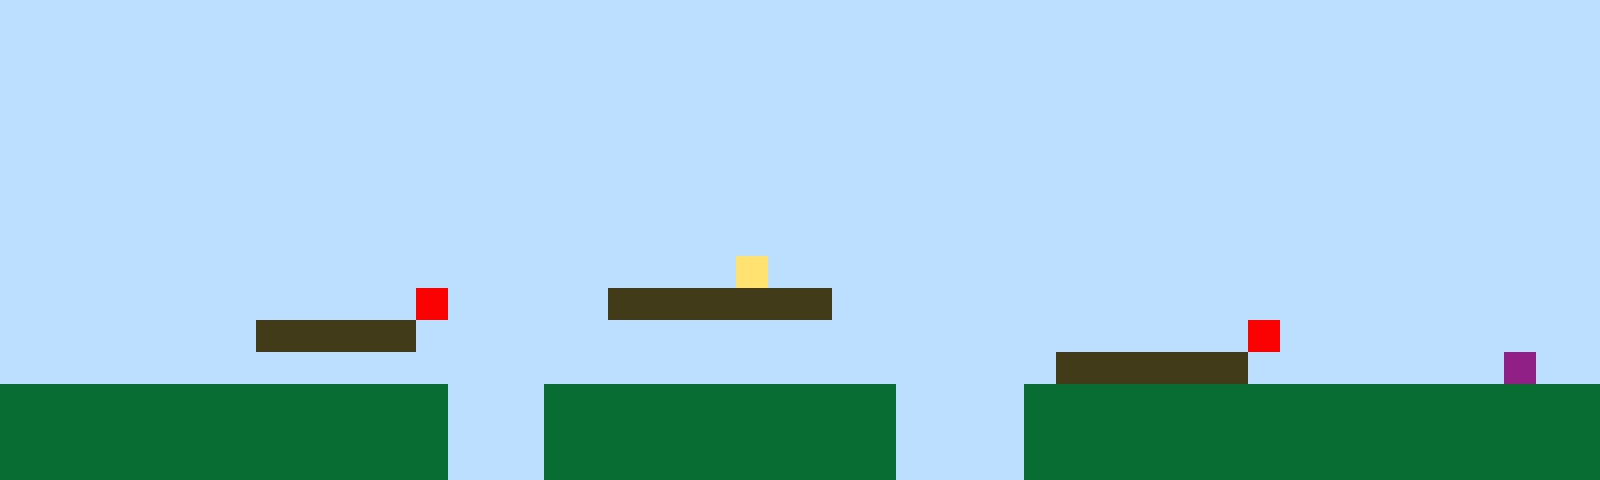

The image is a tile-based game level rendered from a .tmx file. Its description and complete source (layers, tilesets, objects, tile grids) follow:
An orthogonal 50x15 tile map with 32x32 px tiles, 1 tile layer (Tile Layer 1).

<map version="1.10" tiledversion="1.11.2" orientation="orthogonal" renderorder="right-up" width="50" height="15" tilewidth="32" tileheight="32" infinite="0" nextlayerid="2" nextobjectid="1"><editorsettings><export target="map1.csv" format="csv" /></editorsettings><tileset firstgid="1" name="sprites" tilewidth="32" tileheight="32" tilecount="6" columns="3"><image source="sprites.png" width="96" height="64" /></tileset><layer id="1" name="Tile Layer 1" width="50" height="15"><data encoding="csv">1,1,1,1,1,1,1,1,1,1,1,1,1,1,1,1,1,1,1,1,1,1,1,1,1,1,1,1,1,1,1,1,1,1,1,1,1,1,1,1,1,1,1,1,1,1,1,1,1,1,1,1,1,1,1,1,1,1,1,1,1,1,1,1,1,1,1,1,1,1,1,1,1,1,1,1,1,1,1,1,1,1,1,1,1,1,1,1,1,1,1,1,1,1,1,1,1,1,1,1,1,1,1,1,1,1,1,1,1,1,1,1,1,1,1,1,1,1,1,1,1,1,1,1,1,1,1,1,1,1,1,1,1,1,1,1,1,1,1,1,1,1,1,1,1,1,1,1,1,1,1,1,1,1,1,1,1,1,1,1,1,1,1,1,1,1,1,1,1,1,1,1,1,1,1,1,1,1,1,1,1,1,1,1,1,1,1,1,1,1,1,1,1,1,1,1,1,1,1,1,1,1,1,1,1,1,1,1,1,1,1,1,1,1,1,1,1,1,1,1,1,1,1,1,1,1,1,1,1,1,1,1,1,1,1,1,1,1,1,1,1,1,1,1,1,1,1,1,1,1,1,1,1,1,1,1,1,1,1,1,1,1,1,1,1,1,1,1,1,1,1,1,1,1,1,1,1,1,1,1,1,1,1,1,1,1,1,1,1,1,1,1,1,1,1,1,1,1,1,1,1,1,1,1,1,1,1,1,1,1,1,1,1,1,1,1,1,1,1,1,1,1,1,1,1,1,1,1,1,1,1,1,1,1,1,1,1,1,1,1,1,1,1,1,1,1,1,1,1,1,1,1,1,1,1,1,1,1,1,1,1,1,1,1,1,1,1,1,1,1,1,1,1,1,1,1,1,1,1,1,1,1,1,1,1,1,1,1,1,1,1,1,1,1,1,1,1,1,1,1,1,1,1,1,1,1,1,1,1,1,1,1,1,1,1,1,1,1,1,1,1,1,1,4,1,1,1,1,1,1,1,1,1,1,1,1,1,1,1,1,1,1,1,1,1,1,1,1,1,1,1,1,1,1,1,1,1,1,1,1,1,1,1,5,1,1,1,1,1,3,3,3,3,3,3,3,1,1,1,1,1,1,1,1,1,1,1,1,1,1,1,1,1,1,1,1,1,1,1,1,1,1,1,1,1,1,1,1,3,3,3,3,3,1,1,1,1,1,1,1,1,1,1,1,1,1,1,1,1,1,1,1,1,1,1,1,1,1,1,5,1,1,1,1,1,1,1,1,1,1,1,1,1,1,1,1,1,1,1,1,1,1,1,1,1,1,1,1,1,1,1,1,1,1,1,1,1,1,1,1,1,1,1,3,3,3,3,3,3,1,1,1,1,1,1,1,1,6,1,1,2,2,2,2,2,2,2,2,2,2,2,2,2,2,1,1,1,2,2,2,2,2,2,2,2,2,2,2,1,1,1,1,2,2,2,2,2,2,2,2,2,2,2,2,2,2,2,2,2,2,2,2,2,2,2,2,2,2,2,2,2,2,2,2,1,1,1,2,2,2,2,2,2,2,2,2,2,2,1,1,1,1,2,2,2,2,2,2,2,2,2,2,2,2,2,2,2,2,2,2,2,2,2,2,2,2,2,2,2,2,2,2,2,2,1,1,1,2,2,2,2,2,2,2,2,2,2,2,1,1,1,1,2,2,2,2,2,2,2,2,2,2,2,2,2,2,2,2,2,2</data></layer></map>
